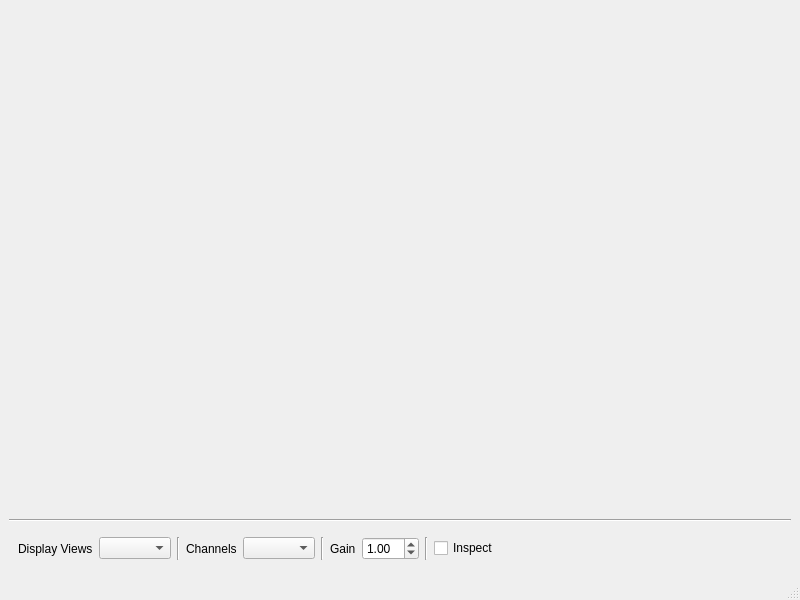
<?xml version="1.0" encoding="UTF-8"?>
<ui version="4.0">
 <class>OCIO_view</class>
 <widget class="QMainWindow" name="OCIO_view">
  <property name="geometry">
   <rect>
    <x>0</x>
    <y>0</y>
    <width>800</width>
    <height>600</height>
   </rect>
  </property>
  <property name="windowTitle">
   <string>OCIO_View</string>
  </property>
  <widget class="QWidget" name="centralwidget">
   <layout class="QGridLayout" name="gridLayout">
    <item row="1" column="0">
     <widget class="QWidget" name="wdgt_image" native="true">
      <property name="sizePolicy">
       <sizepolicy hsizetype="Preferred" vsizetype="MinimumExpanding">
        <horstretch>0</horstretch>
        <verstretch>0</verstretch>
       </sizepolicy>
      </property>
      <layout class="QVBoxLayout" name="lyt_image">
       <item>
        <widget class="QLabel" name="lbl_image_temp">
         <property name="text">
          <string/>
         </property>
         <property name="scaledContents">
          <bool>true</bool>
         </property>
        </widget>
       </item>
      </layout>
     </widget>
    </item>
    <item row="3" column="0">
     <widget class="QWidget" name="wdgt_options" native="true">
      <property name="sizePolicy">
       <sizepolicy hsizetype="Preferred" vsizetype="Minimum">
        <horstretch>0</horstretch>
        <verstretch>0</verstretch>
       </sizepolicy>
      </property>
      <layout class="QHBoxLayout" name="horizontalLayout">
       <item>
        <widget class="QLabel" name="lbl_display_views">
         <property name="sizePolicy">
          <sizepolicy hsizetype="Maximum" vsizetype="Preferred">
           <horstretch>0</horstretch>
           <verstretch>0</verstretch>
          </sizepolicy>
         </property>
         <property name="text">
          <string>Display Views</string>
         </property>
        </widget>
       </item>
       <item>
        <widget class="QComboBox" name="cmbbx_display_views">
         <property name="sizePolicy">
          <sizepolicy hsizetype="Maximum" vsizetype="Fixed">
           <horstretch>0</horstretch>
           <verstretch>0</verstretch>
          </sizepolicy>
         </property>
        </widget>
       </item>
       <item>
        <widget class="Line" name="line">
         <property name="orientation">
          <enum>Qt::Vertical</enum>
         </property>
        </widget>
       </item>
       <item>
        <widget class="QLabel" name="lbl_channels">
         <property name="sizePolicy">
          <sizepolicy hsizetype="Maximum" vsizetype="Preferred">
           <horstretch>0</horstretch>
           <verstretch>0</verstretch>
          </sizepolicy>
         </property>
         <property name="text">
          <string>Channels</string>
         </property>
        </widget>
       </item>
       <item>
        <widget class="QComboBox" name="cmbbx_channels">
         <property name="sizePolicy">
          <sizepolicy hsizetype="Maximum" vsizetype="Fixed">
           <horstretch>0</horstretch>
           <verstretch>0</verstretch>
          </sizepolicy>
         </property>
        </widget>
       </item>
       <item>
        <widget class="Line" name="line_2">
         <property name="orientation">
          <enum>Qt::Vertical</enum>
         </property>
        </widget>
       </item>
       <item>
        <widget class="QLabel" name="lbl_gain">
         <property name="sizePolicy">
          <sizepolicy hsizetype="Maximum" vsizetype="Preferred">
           <horstretch>0</horstretch>
           <verstretch>0</verstretch>
          </sizepolicy>
         </property>
         <property name="text">
          <string>Gain</string>
         </property>
        </widget>
       </item>
       <item>
        <widget class="QDoubleSpinBox" name="dsb_gain">
         <property name="sizePolicy">
          <sizepolicy hsizetype="Maximum" vsizetype="Fixed">
           <horstretch>0</horstretch>
           <verstretch>0</verstretch>
          </sizepolicy>
         </property>
         <property name="singleStep">
          <double>0.100000000000000</double>
         </property>
         <property name="value">
          <double>1.000000000000000</double>
         </property>
        </widget>
       </item>
       <item>
        <widget class="Line" name="line_3">
         <property name="orientation">
          <enum>Qt::Vertical</enum>
         </property>
        </widget>
       </item>
       <item>
        <widget class="QCheckBox" name="chkbx_inspect">
         <property name="text">
          <string>Inspect</string>
         </property>
        </widget>
       </item>
       <item>
        <spacer name="horizontalSpacer">
         <property name="orientation">
          <enum>Qt::Horizontal</enum>
         </property>
         <property name="sizeHint" stdset="0">
          <size>
           <width>40</width>
           <height>20</height>
          </size>
         </property>
        </spacer>
       </item>
      </layout>
     </widget>
    </item>
    <item row="2" column="0">
     <widget class="Line" name="ln_divide_1">
      <property name="orientation">
       <enum>Qt::Horizontal</enum>
      </property>
     </widget>
    </item>
   </layout>
  </widget>
  <widget class="QMenuBar" name="mb_main">
   <property name="geometry">
    <rect>
     <x>0</x>
     <y>0</y>
     <width>800</width>
     <height>18</height>
    </rect>
   </property>
  </widget>
  <widget class="QStatusBar" name="statusbar"/>
 </widget>
 <resources/>
 <connections/>
</ui>
